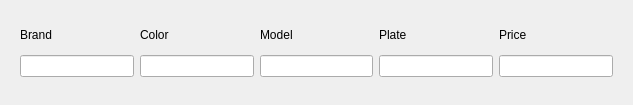
<?xml version="1.0" encoding="UTF-8"?>
<ui version="4.0">
 <class>Dialog</class>
 <widget class="QDialog" name="Dialog">
  <property name="geometry">
   <rect>
    <x>0</x>
    <y>0</y>
    <width>633</width>
    <height>105</height>
   </rect>
  </property>
  <property name="windowTitle">
   <string>Dialog</string>
  </property>
  <layout class="QVBoxLayout" name="verticalLayout">
   <item>
    <widget class="QWidget" name="widget" native="true">
     <layout class="QGridLayout" name="gridLayout">
      <item row="0" column="0">
       <widget class="QLabel" name="label">
        <property name="maximumSize">
         <size>
          <width>16777215</width>
          <height>15</height>
         </size>
        </property>
        <property name="text">
         <string>Brand</string>
        </property>
       </widget>
      </item>
      <item row="0" column="5">
       <widget class="QLabel" name="label_5">
        <property name="text">
         <string>Price</string>
        </property>
       </widget>
      </item>
      <item row="0" column="1">
       <widget class="QLabel" name="label_2">
        <property name="text">
         <string>Color</string>
        </property>
       </widget>
      </item>
      <item row="0" column="3">
       <widget class="QLabel" name="label_3">
        <property name="text">
         <string>Model</string>
        </property>
       </widget>
      </item>
      <item row="0" column="4">
       <widget class="QLabel" name="label_4">
        <property name="text">
         <string>Plate</string>
        </property>
       </widget>
      </item>
      <item row="1" column="4">
       <widget class="QLineEdit" name="lineEdit_plate"/>
      </item>
      <item row="1" column="3">
       <widget class="QLineEdit" name="lineEdit_model"/>
      </item>
      <item row="1" column="1">
       <widget class="QLineEdit" name="lineEdit_color"/>
      </item>
      <item row="1" column="0">
       <widget class="QLineEdit" name="lineEdit_brand"/>
      </item>
      <item row="1" column="5">
       <widget class="QLineEdit" name="lineEdit_price"/>
      </item>
     </layout>
    </widget>
   </item>
  </layout>
 </widget>
 <resources/>
 <connections/>
</ui>
